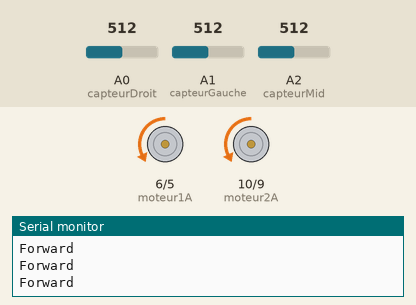
Simulated run of this sketch. Board: Arduino Uno, built with avr-gcc and run on an emulated ATmega328P. Shown: motor-driver pin pairs drawn as motors (green arrow = first pin HIGH = forward, orange = second pin HIGH = backward, longer = more drive), the last lines printed to the serial monitor. The test bench sets the inputs (shaded band); at power-on: A0 (capteurDroit) = 512, A1 (capteurGauche) = 512, A2 (capteurMid) = 512.

Above: at 1.2 s.
1.3 s: A0 (capteurDroit) set to 108
4.3 s: A0 (capteurDroit) set to 88
At 5.5 s:
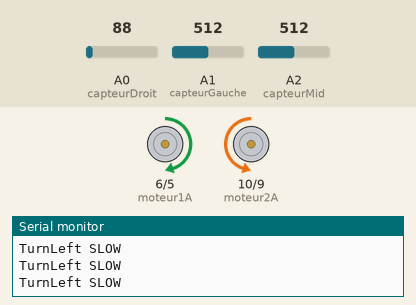
5.8 s: A1 (capteurGauche) set to 108
7.3 s: A1 (capteurGauche) set to 90
At 8.0 s:
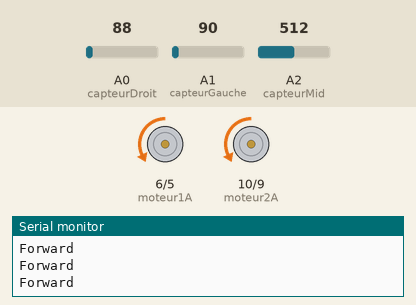
8.8 s: A0 (capteurDroit) set to 110
At 10.0 s:
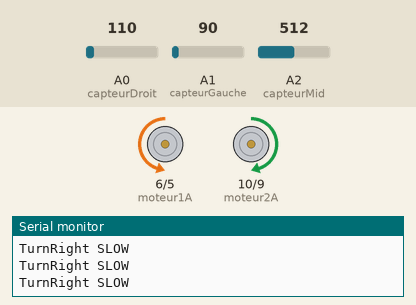
10.3 s: A2 (capteurMid) set to 90
At 11.2 s:
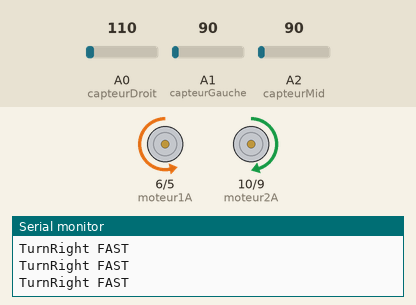
Timing chart, 0 to 12.8 s (numbered marks = the images above; inputs shaded):
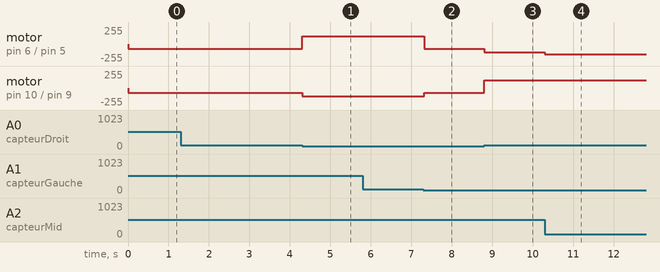

The sketch:

grp_2.ino
```cpp
int moteur1A=6;  //left
int moteur1B=5;
int moteur2A=10;  //right
int moteur2B=9;
int capteurGauche=A1;
int capteurDroit=A0;
int capteurMid=A2;
int seuil=100;


void setup() {
pinMode(moteur1A,OUTPUT);
pinMode(moteur1B,OUTPUT);
pinMode(moteur2A,OUTPUT);
pinMode(moteur2B,OUTPUT);
Serial.begin(9600);
}


void ForWard ( int Speedm  ) {
  // Moteur1
  analogWrite(moteur1A,0);
  analogWrite(moteur1B,Speedm);
  // Moteur2
  analogWrite(moteur2A,0);
  analogWrite(moteur2B,Speedm);

}


void BackWard ( int Speedm  ) {
  // Moteur1
  analogWrite(moteur1A,Speedm);
  analogWrite(moteur1B,0);
  // Moteur2
  analogWrite(moteur2A,Speedm);
  analogWrite(moteur2B,0);

}


void TurnLeft ( int Speedm  ) {
  // Moteur1
  analogWrite(moteur1A,120);
  analogWrite(moteur1B,0);
  // Moteur2
  analogWrite(moteur2A,0);
  analogWrite(moteur2B,Speedm);

}


void TurnRight ( int Speedm  ) {
  // Moteur1
  analogWrite(moteur1A,0);
  analogWrite(moteur1B,Speedm);
  // Moteur2
  analogWrite(moteur2A,120);
  analogWrite(moteur2B,0);

}


void Stop  ( int Speed  ) {
 // Moteur1
  analogWrite(moteur1A,0);
  analogWrite(moteur1B,0);
  // Moteur2
  analogWrite(moteur2A,0);
  analogWrite(moteur2B,0);

}


void loop() {

  int valGauche=(analogRead(capteurGauche));
  int valDroit=(analogRead(capteurDroit));
  int valMid=(analogRead(capteurMid));
 /*ForWard(150);
  delay(1000);
  BackWard(150);
  delay(1000);
  TurnRight(150);
  delay(1000);
  TurnLeft(150);
  delay(1000);
  Stop(150);
  delay(1000);
  */

   /* Serial.println("***************************");

  Serial.print("Gauche: ");
  Serial.println(valGauche);
  Serial.print("droite: ");
  Serial.println(valDroit);
  Serial.print("milieu: ");
  Serial.println(valMid);*/


   // val < seuil :  Blanc
   // val > seuil :  Noir

  if(valGauche<seuil&&valMid<seuil&&valDroit>seuil)
  {
TurnRight(150);
    Serial.println("TurnRight FAST");
  }

   else{
        if(valGauche<seuil&&valMid>seuil&&valDroit>seuil)
          {
            TurnRight(120);
            Serial.println("TurnRight SLOW");
          }

        else{
              if(valGauche>seuil&&valMid<seuil&&valDroit<seuil)
                {
                  TurnLeft(120);
                  Serial.println("TurnLeft FAST");
                }
                    else{
                          if(valGauche>seuil&&valMid>seuil&&valDroit<seuil)
                            {
                              TurnLeft(120);
                              Serial.println("TurnLeft SLOW");
                            }
                               else{
                                   ForWard(70);
                                   Serial.println("Forward");
                                   }
                        }
              }


        }

}
```

Measured:
- the behaviour switches between 100 and 99 on A0 (capteurDroit) (found by bisection; images 0 and 1)
- the behaviour switches between 101 and 100 on A1 (capteurGauche) (found by bisection; images 1 and 2)
- after the input at 4.3 s, motor on pin 6 (moteur1A) / pin 5 (moteur1B): backward 70/255 → forward 120/255 at once; motor on pin 10 (moteur2A) / pin 9 (moteur2B): backward 70/255 → backward 120/255 at once
- after the input at 7.3 s, motor on pin 6 (moteur1A) / pin 5 (moteur1B): forward 120/255 → backward 70/255 at once; motor on pin 10 (moteur2A) / pin 9 (moteur2B): backward 120/255 → backward 70/255 at once
- after the input at 8.8 s, motor on pin 6 (moteur1A) / pin 5 (moteur1B): backward 70/255 → backward 120/255 at once; motor on pin 10 (moteur2A) / pin 9 (moteur2B): backward 70/255 → forward 120/255 at once
- after the input at 10.3 s, motor on pin 6 (moteur1A) / pin 5 (moteur1B): backward 120/255 → backward 150/255 at once
